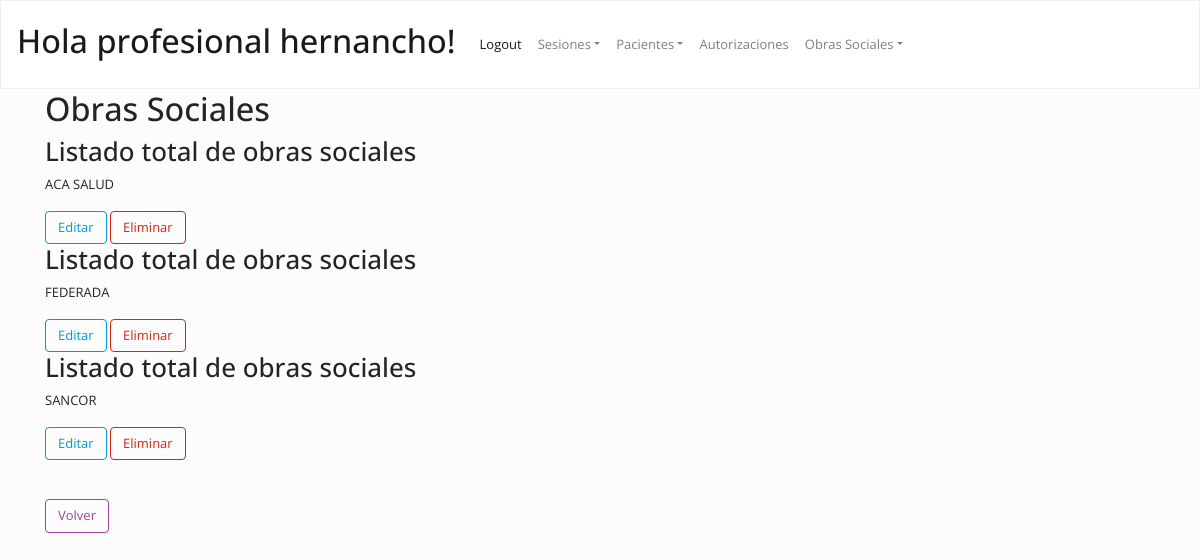
Page /psicologia/obrassociales/ (signed in) on the committed database.
### psicologia/models.py (models this page shows, shortened)
class ObraSocial(models.Model):
	nombre = models.CharField(max_length=70)
	class Meta:
		ordering = ["nombre"]
		verbose_name_plural = "Obras Sociales"

### psicologia/views.py (the view)
class ObraSocialList(ListView):
	model = ObraSocial
	queryset = ObraSocial.objects.all()
	template_name = "obrasSociales.html"

### psicologia/templates/obrasSociales.html
{%  extends 'index_psicologia.html' %}
{% block content %}
	<h1>Obras Sociales</h1>
	{% if object_list %}
	{% for s in object_list %}
		<div>
			<h2>Listado total de obras sociales</h2>
			<p>{{ s.nombre }}</p>
			<a class="btn btn-outline-info" href="editar/{{ s.id }}" title="">Editar</a>
			<a class="btn btn-outline-primary" href="eliminar/{{ s.id }}" title="">Eliminar</a>
		</div>
	{% endfor %}
	{% else %}
		<p>No hay obras sociales ingresadas</p>
	{% endif %}
	<br />
	<br />
	<a class="btn btn-outline-danger" href="http://localhost/psicologia/" title="">Volver</a>
{% endblock %}

### psicologia/templates/index_psicologia.html (shortened to what this page needs)
{% load staticfiles %}
<!DOCTYPE html>
<html lang="es">
<head>
	<link rel="stylesheet" href="https://maxcdn.bootstrapcdn.com/bootstrap/4.0.0/css/bootstrap.min.css">
	<link rel="stylesheet" type="text/css" href="https://bootswatch.com/4/simplex/bootstrap.min.css">
	<link rel="stylesheet" href="{% static '/css/index_psicologia.css' %}">
</head>
<body>
{% if user.is_authenticated %}
	<nav  class="navbar navbar-expand-lg navbar-light bg-light">
		<div class="collapse navbar-collapse" id="navbarColor03">
			<a class="navbar-brand" href="#"><h1>Hola profesional {{ user.username  }}!</h1></a>
			<ul class="navbar-nav mr-auto">
				<li class="nav-item active">
					<a class="nav-link" href="logout/" >Logout <span class="sr-only">(current)</span></a>
				</li>
				<li  class="nav-item dropdown"><a class="nav-link dropdown-toggle" data-toggle="dropdown" href="#" role="button" aria-haspopup="true" aria-expanded="false">Sesiones</a>
				</li>
				<li  class="nav-item dropdown"><a class="nav-link dropdown-toggle" data-toggle="dropdown" href="#" role="button" aria-haspopup="true" aria-expanded="false">Pacientes</a>
				</li>
				<li  class="nav-item"><a class="nav-link" href="autorizaciones/" >Autorizaciones</a></li>
				<li  class="nav-item dropdown"><a class="nav-link dropdown-toggle" data-toggle="dropdown" href="" role="button" aria-haspopup="true" aria-expanded="false">Obras Sociales</a>
				</li>
			</ul>
		</div>
	</nav>
{% else %}
	<div class="jumbotron">
		<h1>Bienvenido al sitio de administracion psicologica</h1>
		<a class="btn btn-outline-primary" href="login/">Login  <span class="sr-only">(current)</span></a>
	</div>
{% endif %}
<div class="container">
{% block content %}
{% endblock %}
</div>
</body>
</html>

### rows in the picture
ObraSocial: nombre "ACA SALUD"
ObraSocial: nombre "FEDERADA"
ObraSocial: nombre "SANCOR"

### other values in the picture
{{ user.username }} "hernancho"
